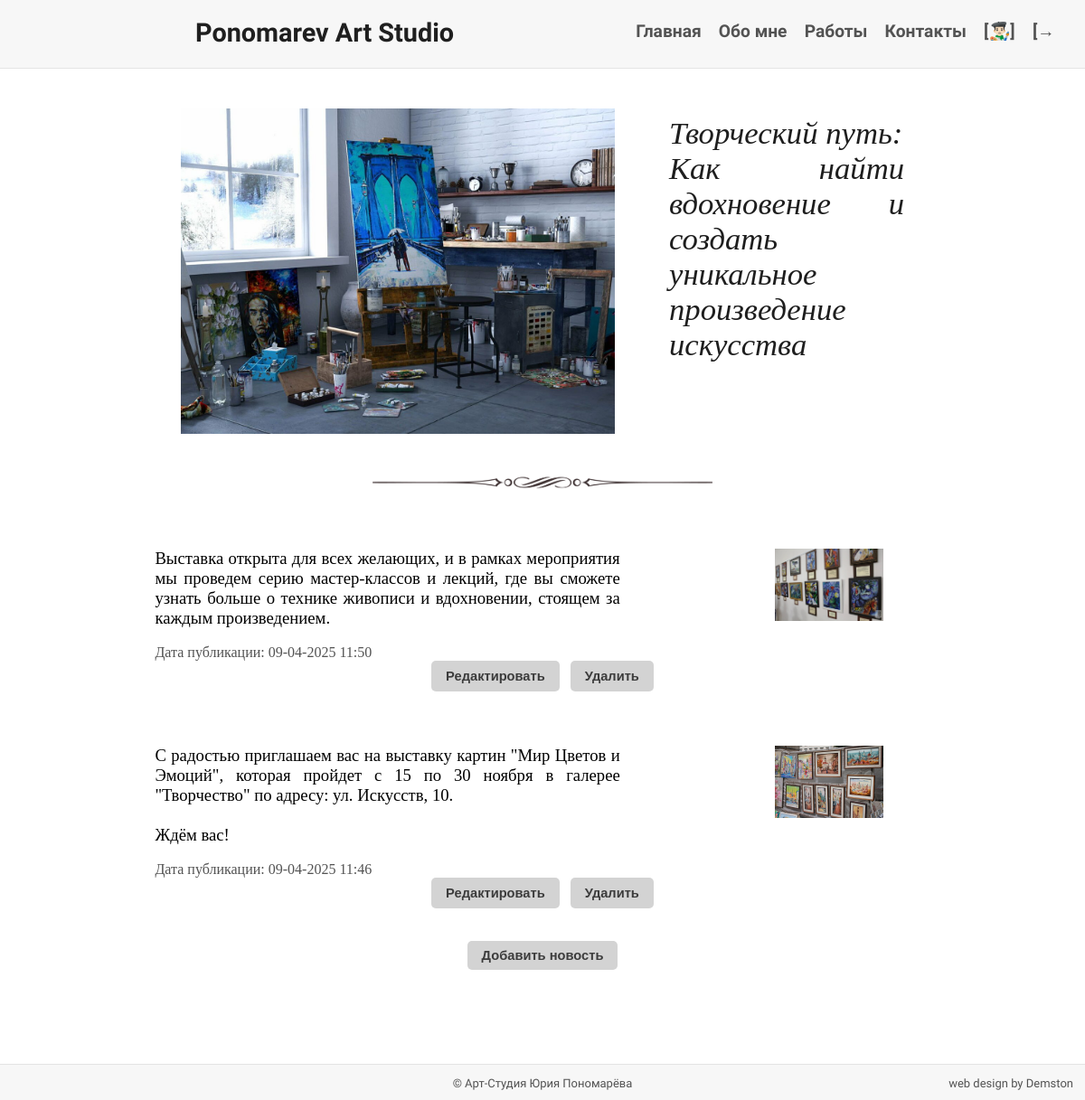
Page /index (signed in) on the committed database.
### tables this page shows
CREATE TABLE news
(post_id INTEGER PRIMARY KEY AUTOINCREMENT,
text TEXT,
dt DATE,
img TEXT DEFAULT 'files/default-image.jpg');

### application.py (the view)
@app.route("/")
@app.route("/index")
def index():
    news = dbase.getNews()
    if current_user.is_authenticated and current_user.getName() == ADMIN:
        return render_template('indexadmin.html', news=news, prf_btn=prf_btn, ext_btn=ext_btn)
    else:
        return render_template('index.html', news=news)

### FDataBase.py (called while the page is built)
    def getNews(self):
        try:
            self.__cur.execute(f"SELECT post_id, text, dt, img FROM news ORDER BY dt DESC")
            res = self.__cur.fetchall()
            if res:
                return res
        except sqlite3.Error as e:
            print('Ошибка получения данных ' + str(e))
        return []

    def getUser(self, user_id):
        try:
            self.__cur.execute(f"SELECT * FROM users WHERE user_id = {user_id} LIMIT 1")
            res = self.__cur.fetchone()
            if not res:
                print('Пользователь не найден')
                return False
            return res
        except sqlite3.Error as e:
            print('Ошибка получения данных '+str(e))
        return False

### UserLogin.py (called while the page is built)
    def fromDB(self, user_id, db):
        self.__user = db.getUser(user_id)   # getUser из FDataBase
        return self

    def getName(self):
        return self.__user['name'] if self.__user else "Без имени"

### application.py (called while the page is built)
@login_manager.user_loader
def load_user(user_id):
    return UserLogin().fromDB(user_id, dbase)

def connect_db():
    conn = sqlite3.connect(app.config['DATABASE'])  # путь к БД
    conn.row_factory = sqlite3.Row  # выдача данных из БД в виде словаря
    return conn

def get_db():
    if not hasattr(g, 'link_db'):
        g.link_db = connect_db()
    return g.link_db

@app.before_request
def before_request():
    global dbase
    db = get_db()
    dbase = FDataBase(db)

### templates/indexadmin.html (shortened to what this page needs)
{% extends 'base.html' %}
{% block content %}
{{ prf_btn|safe }}
{{ ext_btn|safe }}
{% endblock %}
{% block body %}
<link
  rel="stylesheet"
  href="{{ url_for('static', filename='styles/index.css') }}"
/>
<div class="main-container">
  <div class="left-bar">
    <img src="{{ url_for('static', filename='files/art-room.png') }}" />
  </div>
  <div class="right-bar">
    <div class="main-text">
      <a
        >Творческий путь:<br />Как найти вдохновение и создать уникальное
        произведение искусства</a
      >
    </div>
  </div>
</div>
<div class="ornament-main">
  <img
    class="ornament"
    src="{{ url_for('static', filename='files/ornament-1.png') }}"
  />
</div>
<div class="main-news-block">
  {% for p in news %}
  <div class="news">
    <div class="news-text"><div class="news-text_text">{{ p.text }}</div>
      <div class="news-text_date"><br />Дата публикации: {{ p.dt }}</div>
    </div>
    <div class="news-image">
      <img
        src="{{ url_for('static', filename=p.img) }}"
        alt="preview"
      />
    </div>
  </div>
  <div class="news-buttons">
    <button class="b1">
      <a href="/post_{{ p.post_id }}/editpost">Редактировать</a>
    </button>
    <button class="b2">
      <a href="/post_{{ p.post_id }}/deletepost">Удалить</a>
    </button>
  </div>
  {% endfor %}
</div>
<div class="add-news">
  <button class="add-button">
    <a href="/addpost"><b>Добавить новость</b></a>
  </button>
</div>
<div class="final-div"></div>
{% endblock %}

### static/styles/navbar.css (style rules this page uses)
* { margin: 0; padding: 0; font-optical-sizing: auto; }
.navlist a { white-space: pre; display: block; padding: 1.3em; text-decoration: none; font-size: larger; color: rgb(83, 83, 83); }
@media (max-width: 1360px) { .navlist a { padding: 0.5em; padding-top: 1.2em; padding-bottom: 1.5em; justify-content: center; } }
@media (max-width: 1360px) { .final-div { margin: 4%; } }

### static/styles/index.css (style rules this page uses)
* { margin: 0; padding: 0; }
.main-container { padding-top: 7%; display: grid; grid-template-columns: repeat(6, 1fr); }
.left-bar { grid-column: 1/4; padding-left: 20%; }
.left-bar img { width: 95%; }
.right-bar { grid-column: 4/7; padding-right: 45%; }
.right-bar .main-text { font-family: "Times New Roman", Times, serif; font-style: italic; font-size: 32pt; padding-top: 2%; padding-left: 35%; color: rgb(30, 30, 30); }
.ornament-main { margin: 3%; display: grid; grid-template-columns: repeat(3, 1fr); }
.ornament { grid-column: 2; padding-left: auto; padding-right: auto; width: 100%; }
.main-news-block { margin-bottom: 3%; }
.news { font-family: "Times New Roman", Times, serif; font-size: 14pt; display: grid; grid-template-columns: repeat(7, 1fr); margin-top: 5%; }
.news-text { grid-column: 3/5; padding-right: 10%; text-align: justify; }
.news-text_text { white-space: pre-wrap; }
.news-text_date { grid-column: 3/5; padding-right: 10%; font-size: 12pt; color: rgb(83, 83, 83); text-align: justify; }
.news-image { grid-column: 5; }
.news-image img { width: 70%; }
.news-buttons { grid-column: 4/5; margin: auto; display: flex; justify-content: center; }
button a { color: rgb(60, 60, 60); text-decoration: none; font-size: 11pt; }
.b1, .b2 { margin-inline: 6px; appearance: none; border: 0; border-radius: 5px; background: #d3d3d3; padding: 8px 16px; font-size: 16px; font-weight: bold; }
.add-button { font-size: larger; margin: auto; display: flex; justify-content: center; padding-left: 1em; padding-right: 1em; padding-top: 0.2em; padding-bottom: 0.2em; appearance: none; border: 0; border-radius: 5px; background: #d3d3d3; padding: 8px 16px; font-size: 16px; }
.final-div { padding-bottom: 4%; }
@media (max-width: 1360px) { .main-container { padding-top: 10%; flex-direction: column; padding: auto; } }
@media (max-width: 1360px) { .right-bar .main-text { font-size: 26pt; padding: auto; color: rgb(30, 30, 30); text-align: justify; } }
@media (max-width: 1360px) { .left-bar { grid-column: 2/4; padding-left: 0; } }
@media (max-width: 1360px) { .left-bar img { width: 120%; } }
@media (max-width: 1360px) { .right-bar { grid-column: 4/6; padding-right: 0%; } }
@media (max-width: 1360px) { .news-text { padding-right: 0; grid-column: 2/5; text-align: justify; } }
@media (max-width: 1360px) { .news-text_date { grid-column: 3/5; padding-right: 10%; font-size: 12pt; color: rgb(83, 83, 83); text-align: justify; } }
@media (max-width: 1360px) { .news-image { grid-column: 6; } }
@media (max-width: 1360px) { .news-image img { width: 70%; margin: auto; } }

### rows in the picture
news: text "Выставка открыта для всех желающих, и в рамках мероприятия мы проведем серию мастер-классов и лекций, где вы сможете узнать больше о технике живописи и вдохновении, стоящем за каждым произведением.", dt "09-04-2025 11:50", img (picture)
news: text "С радостью приглашаем вас на выставку картин \"Мир Цветов и Эмоций\", которая пройдет с 15 по 30 ноября в галерее \"Творчество\" по адресу: ул. Искусств, 10. Ждём вас!", dt "09-04-2025 11:46", img (picture)

### other values in the picture
{{ prf_btn|safe }} "[👨🏻‍🎨]"
{{ ext_btn|safe }} "[→"
